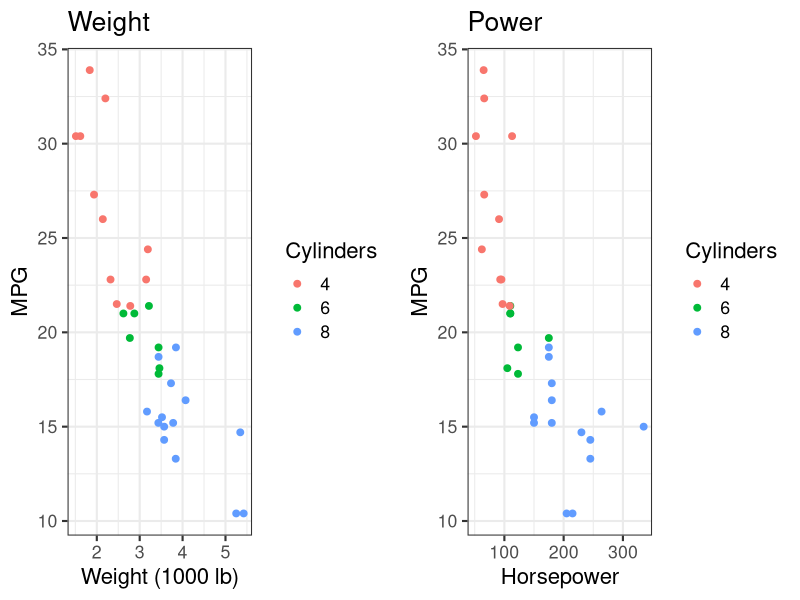

This chart was generated by the following R code:
library(ggplot2)
library(cowplot)

p1 <- ggplot(mtcars, aes(wt, mpg, colour = factor(cyl))) + geom_point(size = 2) +
  labs(title = "Weight", x = "Weight (1000 lb)", y = "MPG", colour = "Cylinders") +
  theme_bw(base_size = 16)
p2 <- p1 + aes(x = hp) + labs(title = "Power", x = "Horsepower")
fig <- plot_grid(p1, p2, ncol = 2)
ggsave("figure.png", fig, width = 10, height = 4)
